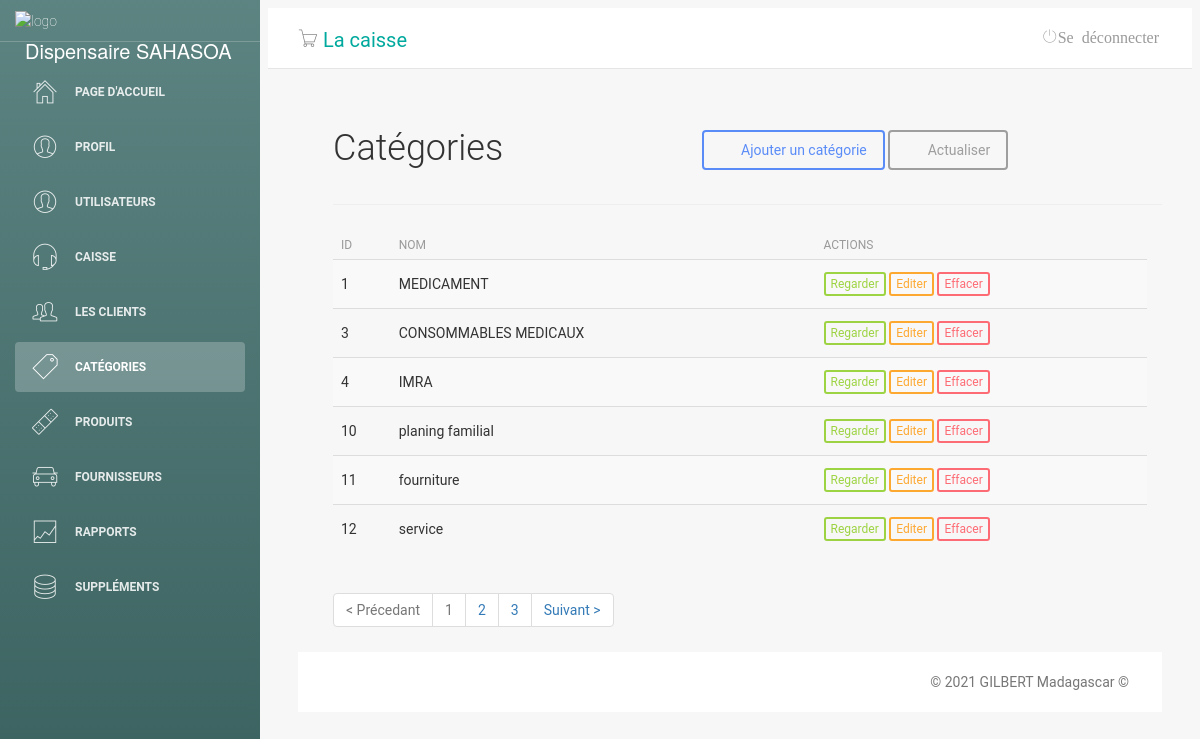
The app's page /main.php?pg=categorie (signed in) with its own data.
### tables this page shows
CREATE TABLE "tb_categorie" (
	"id"	INTEGER,
	"nom"	TEXT,
	PRIMARY KEY("id" AUTOINCREMENT)
);

### categorie.php (the view, shortened to what this page needs)
<?php
include('classes/Mysql.php');
?>
<?php
$sql = $db->prepare("SELECT * FROM `tb_categorie`");
$sql->execute();
$fornecedores = $sql->fetchAll();
?>
<div class="lista-cliente">
    <div id="top" class="row">
        <div class="col-sm-2">
            <h2>Catégories</h2>
        </div>
        <div class="col-sm-5">
        </div>
        <div class="col-sm-5 btn-lista">
            <a class="btn btn-primary" href="?pg=add-categorie"><i class="fa fa-plus"></i> Ajouter un catégorie </a>
            <a class="btn btn-default" href="?pg=categorie"><i class="fa fa-refresh"></i> Actualiser</a>
        </div>
    </div>
    <hr />
    <div id="list" class="row">
        <div class="table-responsive col-md-12">
            <table class="table table-striped" cellspacing="0" cellpadding="0">
                <thead>
                    <tr>
                        <th>ID</th>
                        <th>Nom</th>
                        <th></th>
                        <th></th>
                        <th class="actions">actions</th>
                    </tr>
                </thead>
                <tbody>
                    <tr>
                        <?php foreach ($fornecedores as $value) : ?>
                            <td><?php echo $value['id'] ?></td>
                            <td><?php echo $value['nom'] ?></td>
                            <td> </td>
                            <td> </td>
                            <td class="actions">
                                <a class="btn btn-success btn-xs" href="?pg=visualiser-categorie&id=<?php echo $value['id']; ?>">Regarder</a>
                                <a class="btn btn-warning btn-xs" href="?pg=edit-categorie&id=<?php echo $value['id']; ?> ">Editer</a>
                                <a class="btn btn-danger btn-xs" href="?pg=categorie&deletar=<?php echo $value['id']; ?>">Effacer</a>
                            </td>
                    </tr>
                <?php endforeach; ?>
                </tbody>
            </table>
            <div id="bottom" class="row">
                <div class="col-md-12">
                    <ul class="pagination">
                        <li class="disabled"><a>&lt; Précedant</a></li>
                        <li class="disabled"><a>1</a></li>
                        <li><a href="#">2</a></li>
                        <li><a href="#">3</a></li>
                        <li class="next"><a href="#" rel="next">Suivant &gt;</a></li>
                    </ul>
                </div>
            </div>
        </div>

### css/style.css (style rules this page uses)
.lista-cliente { margin-left: 50px; }
.btn-lista { margin-top: 30px; }
@media only screen and (max-width: 1300px) { .btn-lista { margin-top: 30px; margin-left: 31%; width: 335px; } }
@media only screen and (max-width: 1300px) { #top > div.col-sm-5.btn-lista { margin-top: 30px; margin-left: 27%; width: 357px; } }

### records on screen
tb_categorie: id "1", nom "MEDICAMENT"
tb_categorie: id "3", nom "CONSOMMABLES MEDICAUX"
tb_categorie: id "4", nom "IMRA"
tb_categorie: id "10", nom "planing familial"
tb_categorie: id "11", nom "fourniture"
tb_categorie: id "12", nom "service"
